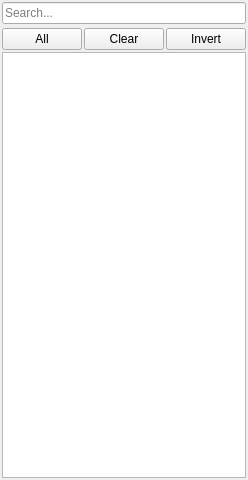
<?xml version="1.0" encoding="UTF-8"?>
<ui version="4.0">
 <class>SceneBrowserPanel</class>
 <widget class="QWidget" name="SceneBrowserPanel">
  <property name="geometry">
   <rect>
    <x>0</x>
    <y>0</y>
    <width>240</width>
    <height>480</height>
   </rect>
  </property>
  <layout class="QVBoxLayout" name="mainLayout">
   <property name="leftMargin">
    <number>2</number>
   </property>
   <property name="topMargin">
    <number>2</number>
   </property>
   <property name="rightMargin">
    <number>2</number>
   </property>
   <property name="bottomMargin">
    <number>2</number>
   </property>
   <property name="spacing">
    <number>2</number>
   </property>
   <item>
    <widget class="QLineEdit" name="searchBar">
     <property name="placeholderText">
      <string>Search...</string>
     </property>
     <property name="clearButtonEnabled">
      <bool>true</bool>
     </property>
    </widget>
   </item>
   <item>
    <widget class="QWidget" name="iffFilterWidget"/>
   </item>
   <item>
    <layout class="QHBoxLayout" name="bulkButtonLayout">
     <property name="spacing">
      <number>2</number>
     </property>
     <item>
      <widget class="QPushButton" name="selectAllButton">
       <property name="text">
        <string>All</string>
       </property>
      </widget>
     </item>
     <item>
      <widget class="QPushButton" name="clearButton">
       <property name="text">
        <string>Clear</string>
       </property>
      </widget>
     </item>
     <item>
      <widget class="QPushButton" name="invertButton">
       <property name="text">
        <string>Invert</string>
       </property>
      </widget>
     </item>
    </layout>
   </item>
   <item>
    <widget class="QTreeWidget" name="browserTree">
     <property name="selectionMode">
      <enum>QAbstractItemView::ExtendedSelection</enum>
     </property>
     <property name="contextMenuPolicy">
      <enum>Qt::CustomContextMenu</enum>
     </property>
     <property name="uniformRowHeights">
      <bool>true</bool>
     </property>
     <property name="animated">
      <bool>false</bool>
     </property>
     <property name="headerHidden">
      <bool>true</bool>
     </property>
     <column>
      <property name="text">
       <string notr="true">1</string>
      </property>
     </column>
    </widget>
   </item>
  </layout>
 </widget>
 <resources/>
 <connections/>
</ui>
